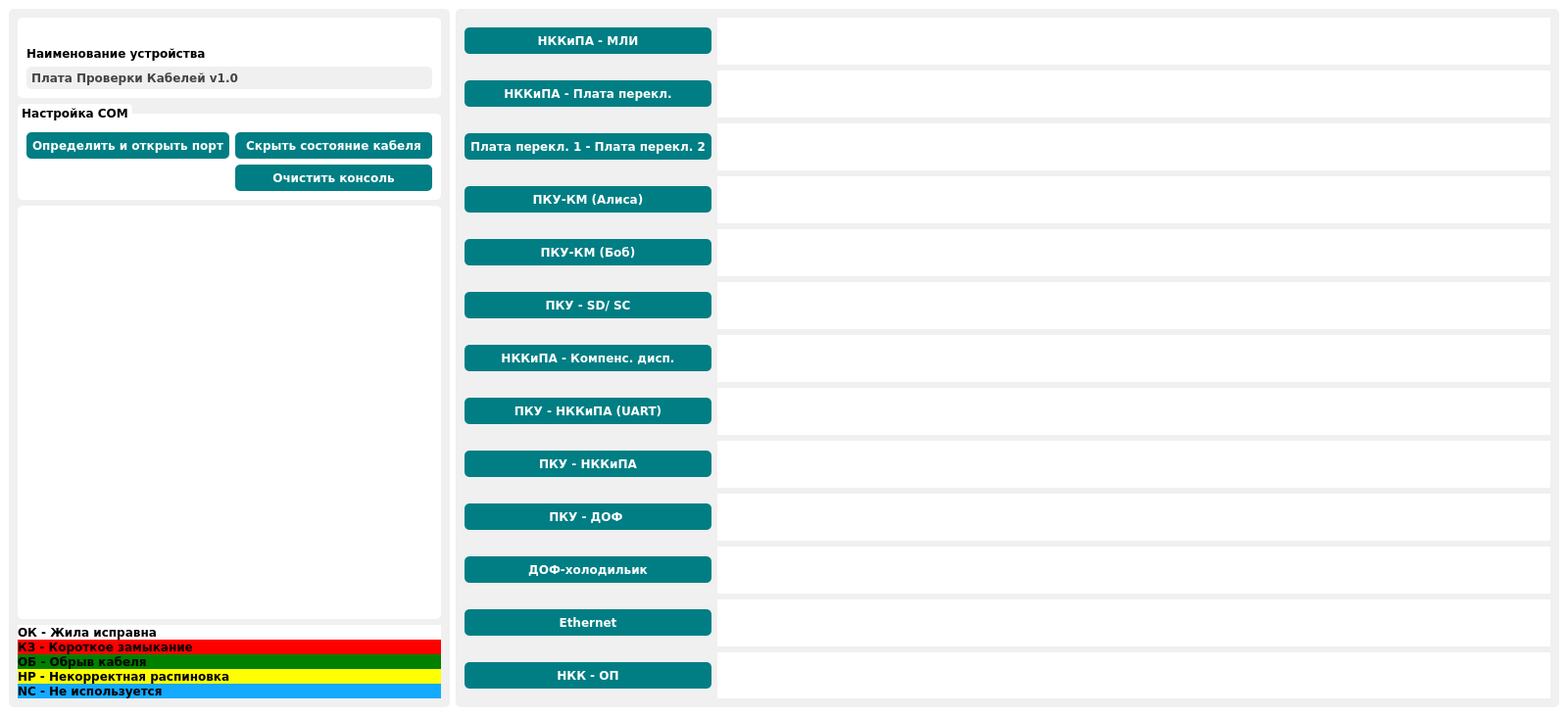
<?xml version="1.0" encoding="UTF-8"?>
<ui version="4.0">
 <class>MainView</class>
 <widget class="QMainWindow" name="MainView">
  <property name="geometry">
   <rect>
    <x>0</x>
    <y>0</y>
    <width>1600</width>
    <height>731</height>
   </rect>
  </property>
  <property name="minimumSize">
   <size>
    <width>1280</width>
    <height>500</height>
   </size>
  </property>
  <property name="windowTitle">
   <string>Плата Проверки Кабелей</string>
  </property>
  <property name="styleSheet">
   <string notr="true">#centralwidget
{
        background-color: white;
}

QWidget{
        font-family: Verdana;
        font-size: 12px;
        font-weight: bold;
}

QGroupBox{
        border-radius: 5px;
        padding-top:10px;
        margin-top:10px;	
		background-color: white;
}

QGroupBox::title{
        color: black;
        top: -10px;
        border-top-left-radius: 5px;
        border-top-right-radius: 5px;
        border: 2px solid white;
        background-color: white;
}

QFrame{
        border-radius: 5px;
		background-color: white;
}

QLabel{
        color: black;
}

QPushButton::hover{
        background-color: rgb(0,146,153);
}

QPushButton::disabled{
        background-color: rgb(240,240,240);
}

QPushButton::pressed{
        background-color: rgb(50, 100, 100);
}

QLineEdit{
        border-radius: 5px;
        padding: 3px;
        color: rgb(68,68,68);
        background-color: rgb(240,240,240);
}

QSpinBox, QDoubleSpinBox{
        border-radius: 5px;
        padding: 3px;
        color: white;
        background-color: rgb(0,126,132);
}

QComboBox{
        border-radius: 5px;
        padding: 3px;
        color: rgb(68,68,68);
        background-color: rgb(240,240,240);
}

QComboBox::drop-down {
     border-top-right-radius: 5px;
     border-bottom-right-radius: 5px;
     background-color: rgb(0,126,132);
 }

QDoubleSpinBox::disabled{
        border-top-left-radius: 5px;
        border-bottom-left-radius: 5px;
        padding: 3px;
        color: white;
        background-color: rgb(240,240,240);
}

QPushButton{
        border-radius: 5px;
        color: white;
        padding: 6px;
        background-color: rgb(0,126,132);
}

#right_group,
#left_group
{
	background-color: rgb(240,240,240);
}

QTableWidget{
		border-radius: 0px;
}</string>
  </property>
  <widget class="QWidget" name="centralwidget">
   <property name="styleSheet">
    <string notr="true"/>
   </property>
   <layout class="QHBoxLayout" name="horizontalLayout" stretch="2,5">
    <item>
     <widget class="QFrame" name="left_group">
      <layout class="QVBoxLayout" name="settings" stretch="0,0,0,0">
       <item>
        <widget class="QFrame" name="deviceFrame">
         <property name="frameShape">
          <enum>QFrame::StyledPanel</enum>
         </property>
         <property name="frameShadow">
          <enum>QFrame::Raised</enum>
         </property>
         <layout class="QVBoxLayout" name="verticalLayout_3">
          <item>
           <widget class="QLabel" name="logo">
            <property name="styleSheet">
             <string notr="true">#centralwidget
{
        background-color: white;
}
</string>
            </property>
            <property name="text">
             <string/>
            </property>
            <property name="pixmap">
             <pixmap resource="../../resources.qrc">:/new/prefix1/Images/logo.png</pixmap>
            </property>
            <property name="alignment">
             <set>Qt::AlignCenter</set>
            </property>
           </widget>
          </item>
          <item>
           <widget class="QLabel" name="device_name_label">
            <property name="text">
             <string>Наименование устройства</string>
            </property>
           </widget>
          </item>
          <item>
           <widget class="QLineEdit" name="device_name">
            <property name="text">
             <string>Плата Проверки Кабелей v1.0</string>
            </property>
            <property name="readOnly">
             <bool>true</bool>
            </property>
           </widget>
          </item>
         </layout>
        </widget>
       </item>
       <item>
        <widget class="QGroupBox" name="com_groupBox">
         <property name="title">
          <string>Настройка COM</string>
         </property>
         <layout class="QGridLayout" name="gridLayout">
          <item row="0" column="0">
           <widget class="QPushButton" name="open_btn">
            <property name="text">
             <string>Определить и открыть порт</string>
            </property>
           </widget>
          </item>
          <item row="1" column="1">
           <widget class="QPushButton" name="clear_btn">
            <property name="text">
             <string>Очистить консоль</string>
            </property>
           </widget>
          </item>
          <item row="0" column="1">
           <widget class="QPushButton" name="clear_table">
            <property name="text">
             <string>Скрыть состояние кабеля</string>
            </property>
           </widget>
          </item>
         </layout>
        </widget>
       </item>
       <item>
        <widget class="QListWidget" name="messages">
         <property name="enabled">
          <bool>true</bool>
         </property>
         <property name="batchSize">
          <number>104</number>
         </property>
        </widget>
       </item>
       <item>
        <layout class="QVBoxLayout" name="legend" stretch="0,0,0,0,0">
         <property name="spacing">
          <number>0</number>
         </property>
         <item>
          <widget class="QLabel" name="legend_ok">
           <property name="styleSheet">
            <string notr="true">border-radius: 0px;</string>
           </property>
           <property name="text">
            <string>ОК - Жила исправна</string>
           </property>
          </widget>
         </item>
         <item>
          <widget class="QLabel" name="legend_kz">
           <property name="styleSheet">
            <string notr="true">background-color: red;
border-radius: 0px;</string>
           </property>
           <property name="text">
            <string>КЗ - Короткое замыкание</string>
           </property>
          </widget>
         </item>
         <item>
          <widget class="QLabel" name="legend_ob">
           <property name="styleSheet">
            <string notr="true">background-color: green;
border-radius: 0px;</string>
           </property>
           <property name="text">
            <string>ОБ - Обрыв кабеля</string>
           </property>
          </widget>
         </item>
         <item>
          <widget class="QLabel" name="legend_nr">
           <property name="styleSheet">
            <string notr="true">background-color: yellow;
border-radius: 0px;</string>
           </property>
           <property name="text">
            <string>НР - Некорректная распиновка</string>
           </property>
          </widget>
         </item>
         <item>
          <widget class="QLabel" name="label">
           <property name="styleSheet">
            <string notr="true">background-color: rgb(20,170,255);
border-radius: 0px;</string>
           </property>
           <property name="text">
            <string>NC - Не используется</string>
           </property>
          </widget>
         </item>
        </layout>
       </item>
      </layout>
     </widget>
    </item>
    <item>
     <widget class="QFrame" name="right_group">
      <layout class="QGridLayout" name="cables">
       <property name="sizeConstraint">
        <enum>QLayout::SetDefaultConstraint</enum>
       </property>
       <property name="spacing">
        <number>6</number>
       </property>
       <item row="3" column="0">
        <widget class="QPushButton" name="btn_4">
         <property name="text">
          <string>ПКУ-КМ (Алиса)</string>
         </property>
        </widget>
       </item>
       <item row="0" column="0">
        <widget class="QPushButton" name="btn_1">
         <property name="text">
          <string>НККиПА - МЛИ</string>
         </property>
        </widget>
       </item>
       <item row="7" column="1">
        <widget class="QTableWidget" name="table_8"/>
       </item>
       <item row="3" column="1">
        <widget class="QTableWidget" name="table_4"/>
       </item>
       <item row="12" column="1">
        <widget class="QTableWidget" name="table_14"/>
       </item>
       <item row="8" column="1">
        <widget class="QTableWidget" name="table_9"/>
       </item>
       <item row="10" column="1">
        <widget class="QTableWidget" name="table_12"/>
       </item>
       <item row="1" column="1">
        <widget class="QTableWidget" name="table_2"/>
       </item>
       <item row="2" column="0">
        <widget class="QPushButton" name="btn_3">
         <property name="text">
          <string>Плата перекл. 1 - Плата перекл. 2</string>
         </property>
        </widget>
       </item>
       <item row="10" column="0">
        <widget class="QPushButton" name="btn_12">
         <property name="text">
          <string>ДОФ-холодильик</string>
         </property>
        </widget>
       </item>
       <item row="11" column="1">
        <widget class="QTableWidget" name="table_13"/>
       </item>
       <item row="2" column="1">
        <widget class="QTableWidget" name="table_3"/>
       </item>
       <item row="9" column="1">
        <widget class="QTableWidget" name="table_11"/>
       </item>
       <item row="12" column="0">
        <widget class="QPushButton" name="btn_14">
         <property name="text">
          <string>НКК - ОП</string>
         </property>
        </widget>
       </item>
       <item row="9" column="0">
        <widget class="QPushButton" name="btn_11">
         <property name="text">
          <string>ПКУ - ДОФ </string>
         </property>
        </widget>
       </item>
       <item row="5" column="1">
        <widget class="QTableWidget" name="table_6"/>
       </item>
       <item row="1" column="0">
        <widget class="QPushButton" name="btn_2">
         <property name="text">
          <string>НККиПА - Плата перекл.</string>
         </property>
        </widget>
       </item>
       <item row="4" column="1">
        <widget class="QTableWidget" name="table_5"/>
       </item>
       <item row="6" column="1">
        <widget class="QTableWidget" name="table_7"/>
       </item>
       <item row="11" column="0">
        <widget class="QPushButton" name="btn_13">
         <property name="text">
          <string>Ethernet</string>
         </property>
        </widget>
       </item>
       <item row="6" column="0">
        <widget class="QPushButton" name="btn_7">
         <property name="text">
          <string>НККиПА - Компенс. дисп.</string>
         </property>
        </widget>
       </item>
       <item row="0" column="1">
        <widget class="QTableWidget" name="table_1"/>
       </item>
       <item row="5" column="0">
        <widget class="QPushButton" name="btn_6">
         <property name="text">
          <string>ПКУ - SD/ SC</string>
         </property>
        </widget>
       </item>
       <item row="7" column="0">
        <widget class="QPushButton" name="btn_8">
         <property name="text">
          <string>ПКУ - НККиПА (UART)</string>
         </property>
        </widget>
       </item>
       <item row="4" column="0">
        <widget class="QPushButton" name="btn_5">
         <property name="text">
          <string>ПКУ-КМ (Боб)</string>
         </property>
        </widget>
       </item>
       <item row="8" column="0">
        <widget class="QPushButton" name="btn_9">
         <property name="text">
          <string>ПКУ - НККиПА</string>
         </property>
        </widget>
       </item>
      </layout>
     </widget>
    </item>
   </layout>
  </widget>
 </widget>
 <resources>
  <include location="../../resources.qrc"/>
 </resources>
 <connections/>
</ui>
